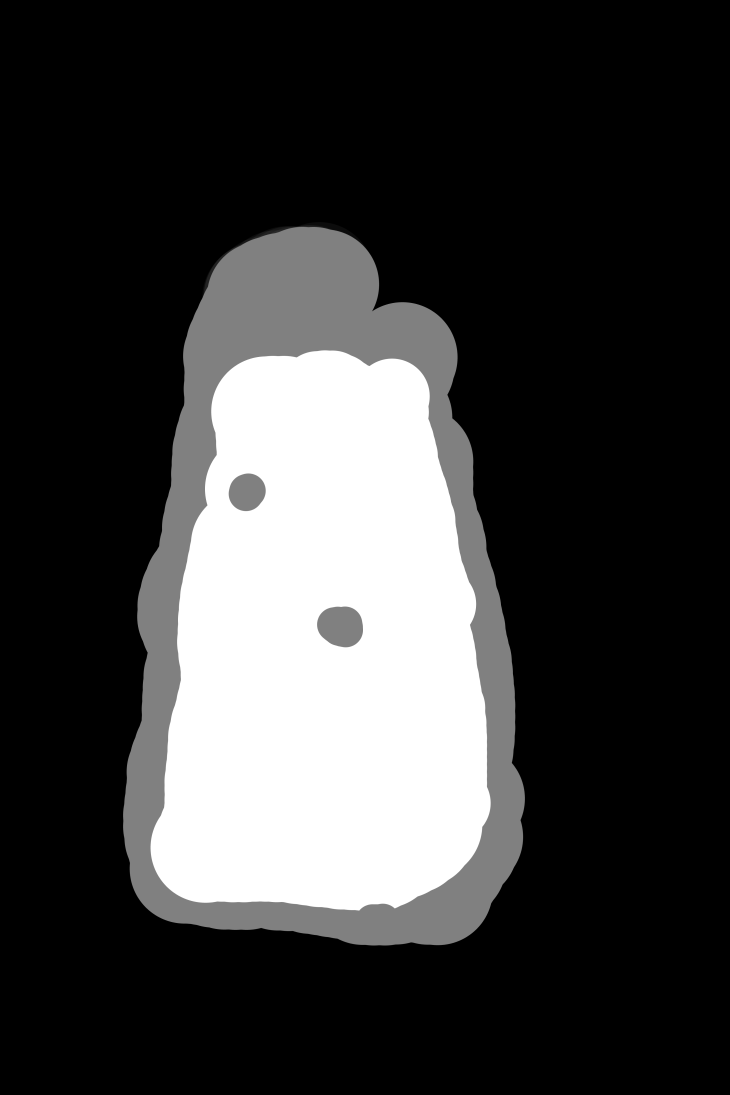
#> input picture data/bell/trimap/IMG_7373.png, 3648 x 5472 px (shown at 1/5 size)
$ python -i gensuperpixel.py   (imports and definitions only)   (older library calls are emulated)
#> lines starting #> are read from the running program, lines starting #| are printed output that depends on the picture; after the words box and inside, x2 and y2 are one past the last pixel; in counts of white or black regions, pixels touching at a corner belong together
#> further down, picture is the input picture: shape (5472, 3648); min 0, max 255, mean 59.8
#!/usr/bin/env python3
"""
Generate superpixel segmentation of input images.

Usage:
    gensuperpixel.py <datadir>

"""
from __future__ import division

import glob
import os

import docopt
import imageio
import numpy as np
import scipy.ndimage as ndi
import skimage.color as skimcolor
import skimage.filters as skimfilt
import skimage.feature as skimfeat
import skimage.morphology as skimmorph
import skimage.measure as skimmeas
import skimage.segmentation as skimseg

def ws_segment(image, sigma=0):
#> called with sigma = 0
    if sigma > 0:
        image = skimfilt.gaussian_filter(image, sigma=sigma)

    L = (255 * image.astype(np.float32) / image.max()).astype(np.uint8)
    denoised = skimfilt.rank.median(L, skimmorph.disk(5))

    edges = np.clip(255 * skimfilt.sobel(denoised), 0, 255).astype(np.uint8)
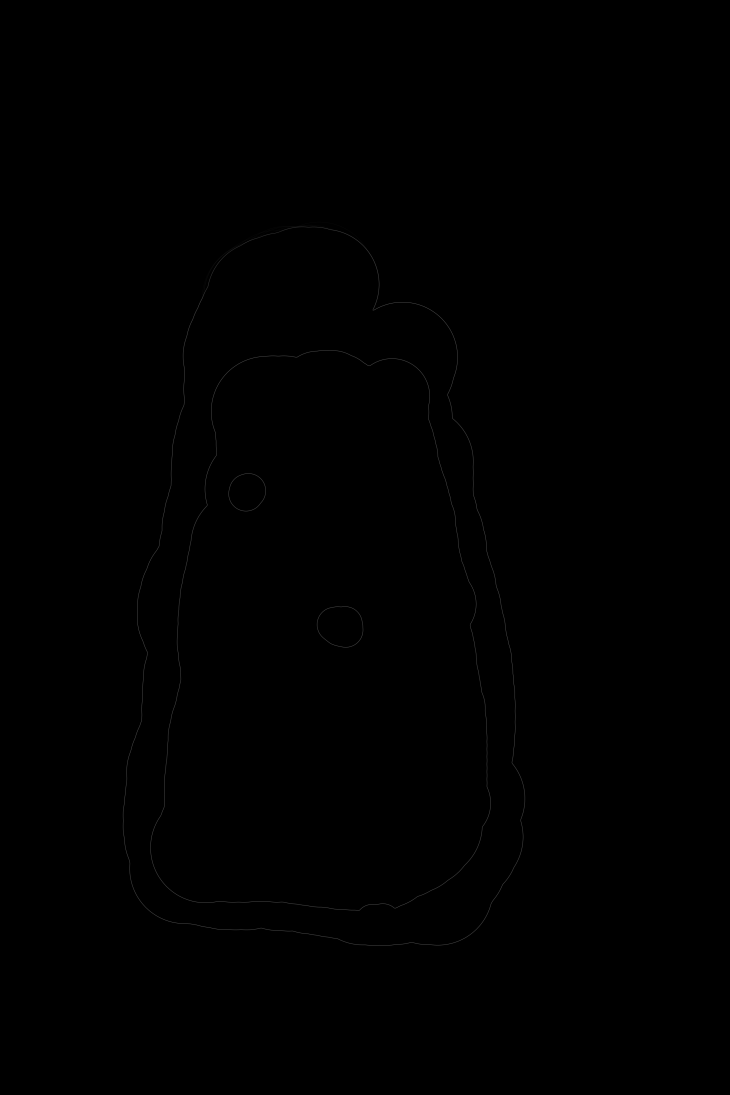
#> edges: shape (5472, 3648) (shown at 1/5 size); min 0, max 101, mean 0.2
    edges_locmin = skimfilt.rank.minimum(edges, skimmorph.disk(5))

    # Start at local minima
    markers = edges == edges_locmin
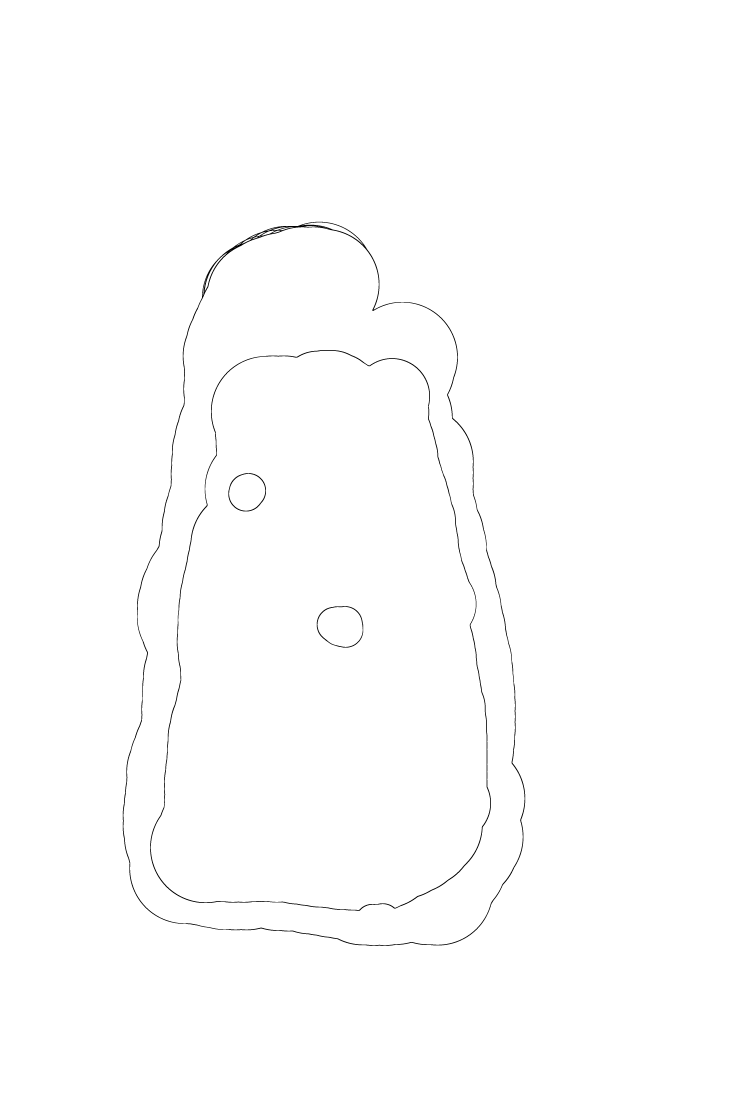
#> markers: shape (5472, 3648) bool (shown at 1/5 size); 99.6% white; 4 black regions, box (x1, y1, x2, y2) and area: (614, 1109, 2626, 4729) 46756, (751, 1750, 2455, 4554) 32121, (1584, 3031, 1816, 3238) 2894, (1142, 2366, 1330, 2557) 2639

    # Remove very small markers
#> (the run stopped early here; a loop or call above may not have finished)
